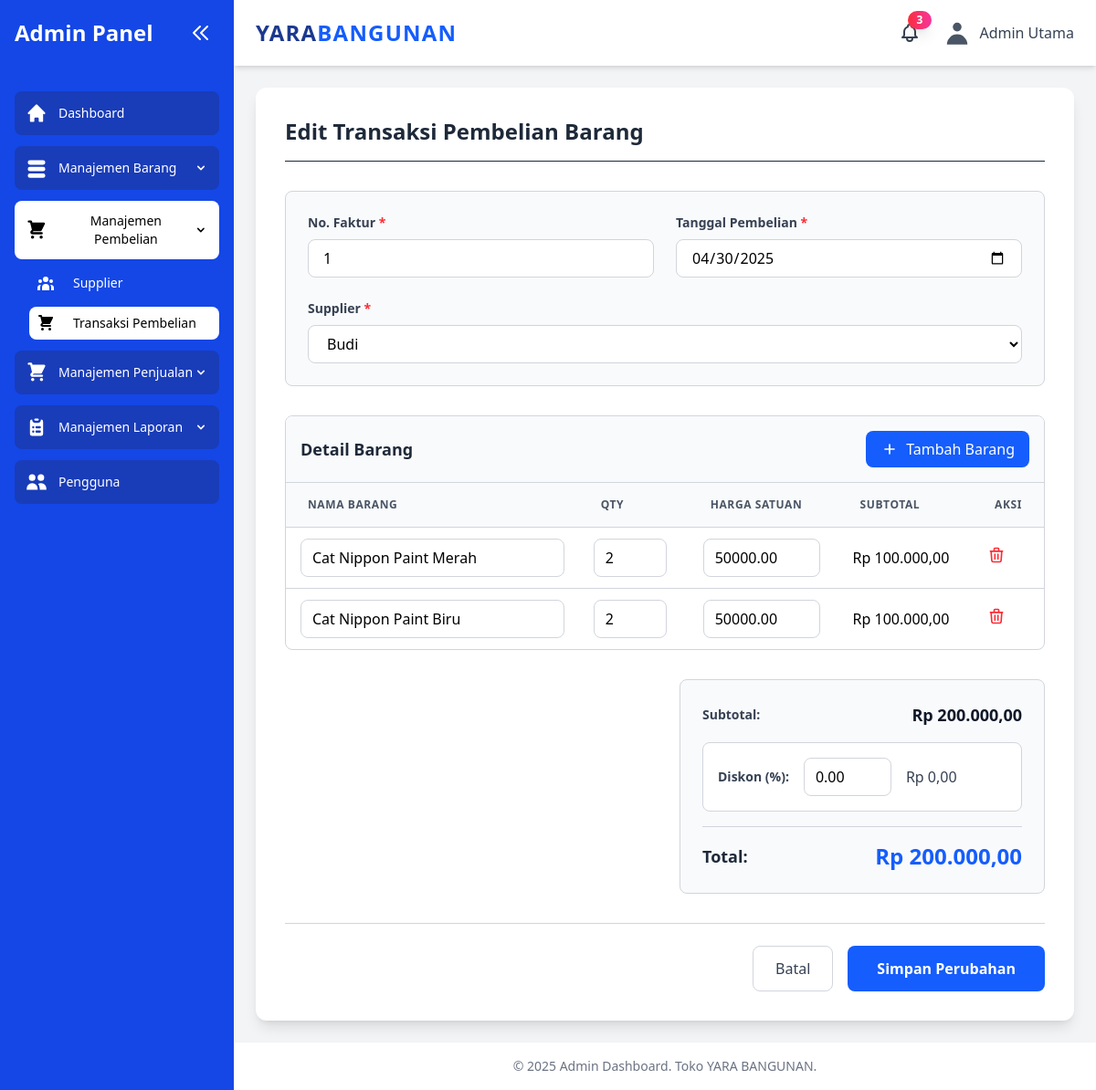
Page /modul/pembelian/edit.php?id=16 (signed in) on the committed database.
### tables this page shows
CREATE TABLE `pembelian` (
  `id_pembelian` int(11) NOT NULL,
  `no_invoice_pembelian` varchar(50) NOT NULL,
  `id_supplier` int(11) DEFAULT NULL,
  `id_pengguna` int(11) DEFAULT NULL,
  `tanggal` date DEFAULT NULL,
  `diskon` decimal(15,2) DEFAULT 0.00,
  `total_bayar` decimal(15,2) DEFAULT 0.00,
  `status_dihapus` tinyint(1) DEFAULT 0
);

CREATE TABLE `pembelian_detail` (
  `id_pembelian_detail` int(11) NOT NULL,
  `id_pembelian` int(11) DEFAULT NULL,
  `id_barang` int(11) DEFAULT NULL,
  `qty` int(11) DEFAULT 0,
  `harga_satuan` decimal(15,2) DEFAULT 0.00,
  `subtotal` decimal(15,2) DEFAULT 0.00,
  `status_dihapus` tinyint(1) DEFAULT 0
);

CREATE TABLE `barang` (
  `id_barang` int(11) NOT NULL,
  `kode_barang` varchar(50) NOT NULL,
  `nama_barang` varchar(100) NOT NULL,
  `kategori_id` int(11) DEFAULT NULL,
  `satuan_id` int(11) DEFAULT NULL,
  `stok` int(11) DEFAULT 0,
  `stok_minimum` int(11) DEFAULT 0,
  `harga_beli` decimal(15,2) DEFAULT 0.00,
  `harga_jual` decimal(15,2) DEFAULT 0.00,
  `deskripsi` text DEFAULT NULL,
  `status_dihapus` tinyint(1) DEFAULT 0
);

### modul/pembelian/edit.php (the view, shortened to what this page needs)
<?php
    include '../../cek_login.php';
?>
<?php include '../../layout/header.php'; ?>
<?php include '../../layout/sidebar.php'; ?>
    <main class="flex-1 p-4 sm:p-6 animate-fade-in">
        <div class="bg-white rounded-xl shadow-lg p-6 sm:p-8">
            <h2 class="text-2xl font-bold text-gray-800 mb-8 border-b pb-4">Edit Transaksi Pembelian Barang</h2>
            <?php
            $id_pembelian = $_GET['id'];
            $query_pembelian = "SELECT * FROM pembelian WHERE id_pembelian = '$id_pembelian'";
            $result_pembelian = mysqli_query($koneksi, $query_pembelian);
            $data_pembelian = mysqli_fetch_assoc($result_pembelian);
            ?>
            <form id="formPembelian" class="space-y-8" method="POST" action="proses_edit.php">
                <div class="grid grid-cols-1 gap-8">
                    <div class="md:col-span-2 bg-gray-50 p-4 sm:p-6 rounded-lg space-y-4 sm:space-y-6 border border-gray-300">
                        <div class="flex flex-col sm:flex-row gap-4 sm:gap-6">
                            <div class="w-full sm:flex-1">
                                <label class="block text-sm font-semibold text-gray-700 mb-2">No. Faktur <span class="text-red-500">*</span></label>
                                <input type="text" id="noFaktur" name="no_invoice_pembelian" value="<?php echo $data_pembelian['no_invoice_pembelian']; ?>" class="mt-1 block w-full rounded-lg border border-gray-300 bg-white px-3 sm:px-4 py-2 focus:border-blue-500 focus:ring-2 focus:ring-blue-200" placeholder="Masukkan No Faktur" required>
                            </div>
                            <div class="w-full sm:flex-1">
                                <label class="block text-sm font-semibold text-gray-700 mb-2">Tanggal Pembelian <span class="text-red-500">*</span></label>
                                <input type="date" id="tanggalPembelian" name="tanggal" value="<?php echo $data_pembelian['tanggal']; ?>" class="mt-1 block w-full rounded-lg border border-gray-300 bg-white px-3 sm:px-4 py-2 focus:border-blue-500 focus:ring-2 focus:ring-blue-200" required>
                            </div>
                        </div>
                        <div class="w-full">
                            <label class="block text-sm font-semibold text-gray-700 mb-2">Supplier <span class="text-red-500">*</span></label>
                            <select id="supplier" name="id_supplier" class="mt-1 block w-full rounded-lg border border-gray-300 bg-white px-3 sm:px-4 py-2 focus:border-blue-500 focus:ring-2 focus:ring-blue-200" required>
                                <?php
                                $query = "SELECT * FROM supplier WHERE status_dihapus = 0";
                                $result = mysqli_query($koneksi, $query);
                                while($row = mysqli_fetch_assoc($result)) {
                                    $selected = ($row['id_supplier'] == $data_pembelian['id_supplier']) ? 'selected' : '';
                                    echo "<option value='".$row['id_supplier']."' ".$selected.">".$row['nama_supplier']."</option>";
                                }
                                ?>
                            </select>
                        </div>
                    </div>
                </div>
                <div class="bg-white rounded-lg border border-gray-300 overflow-hidden">
                    <div class="flex justify-between items-center p-4 bg-gray-50 border-b border-gray-300">
                        <h3 class="text-lg font-semibold text-gray-800">Detail Barang</h3>
                        <button type="button" id="tambahBarang" class="inline-flex items-center px-4 py-2 bg-blue-600 text-white rounded-lg hover:bg-blue-700 transition-colors duration-200 focus:outline-none focus:ring-2 focus:ring-blue-500">
                            <svg class="w-5 h-5 mr-2" fill="none" stroke="currentColor" viewBox="0 0 24 24">
                                <path stroke-linecap="round" stroke-linejoin="round" stroke-width="2" d="M12 6v6m0 0v6m0-6h6m-6 0H6"/>
                            </svg>
                            Tambah Barang
                        </button>
                    </div>
                    <div id="tabelDinamis" class="overflow-x-auto">
                        <table class="w-full">
                            <thead class="bg-gray-50 sticky top-0 z-10">
                                <tr>
                                    <th class="px-6 py-4 text-left text-xs font-semibold text-gray-600 uppercase tracking-wider border-b border-gray-300" style="min-width: 300px; width: 40%">Nama Barang</th>
                                    <th class="px-6 py-4 text-left text-xs font-semibold text-gray-600 uppercase tracking-wider border-b border-gray-300" style="width: 15%">Qty</th>
                                    <th class="px-6 py-4 text-left text-xs font-semibold text-gray-600 uppercase tracking-wider border-b border-gray-300" style="width: 20%">Harga Satuan</th>
                                    <th class="px-6 py-4 text-left text-xs font-semibold text-gray-600 uppercase tracking-wider border-b border-gray-300" style="width: 20%">Subtotal</th>
                                    <th class="px-6 py-4 text-left text-xs font-semibold text-gray-600 uppercase tracking-wider border-b border-gray-300" style="width: 5%">Aksi</th>
                                </tr>
                            </thead>
                            <tbody id="detailBarang" class="divide-y divide-gray-300">
                                <?php
                                $query_detail = "SELECT d.*, b.nama_barang, b.kode_barang FROM pembelian_detail d
                                               JOIN barang b ON d.id_barang = b.id_barang
                                               WHERE d.id_pembelian = '$id_pembelian'
                                               AND d.status_dihapus = 0";
                                $result_detail = mysqli_query($koneksi, $query_detail);
                                $counter = 0;
                                while($row = mysqli_fetch_assoc($result_detail)) {
                                    $counter++;
                                    ?>
                                    <tr id="barang-<?php echo $counter; ?>">
                                        <td class="px-4 py-3" style="min-width: 300px;">
                                            <div class="relative">
                                                <input type="text"
                                                    class="search-barang w-full rounded-lg border border-gray-300 px-3 py-2 focus:border-blue-500 focus:ring-2 focus:ring-blue-200"
                                                    value="<?php echo $row['nama_barang']; ?>"
                                                    onkeypress="searchBarang(event, this, <?php echo $counter; ?>)">
                                            </div>
                                        </td>
                                        <td class="px-4 py-3">
                                            <input type="number" name="barang[<?php echo $counter; ?>][qty]" class="qty w-20 rounded-lg border border-gray-300 px-3 py-2 focus:border-blue-500 focus:ring-2 focus:ring-blue-200" min="1" value="<?php echo $row['qty']; ?>" required onchange="hitungSubtotal(this)">
                                        </td>
                                        <td class="px-4 py-3">
                                            <input type="number" name="barang[<?php echo $counter; ?>][harga_satuan]" class="harga w-32 rounded-lg border border-gray-300 px-3 py-2 focus:border-blue-500 focus:ring-2 focus:ring-blue-200" min="0" step="0.01" value="<?php echo $row['harga_satuan']; ?>" required onchange="hitungSubtotal(this)">
                                        </td>
                                        <td class="px-4 py-3">
                                            <span class="subtotal">Rp <?php echo number_format($row['subtotal'], 2, ',', '.'); ?></span>
                                        </td>
                                        <td class="px-4 py-3">
                                            <button type="button" class="text-red-500 hover:text-red-700" onclick="hapusBarang(<?php echo $counter; ?>)">
                                                <svg class="w-5 h-5" fill="none" stroke="currentColor" viewBox="0 0 24 24">
                                                    <path stroke-linecap="round" stroke-linejoin="round" stroke-width="2" d="M19 7l-.867 12.142A2 2 0 0116.138 21H7.862a2 2 0 01-1.995-1.858L5 7m5 4v6m4-6v6m1-10V4a1 1 0 00-1-1h-4a1 1 0 00-1 1v3M4 7h16" />
                                                </svg>
                                            </button>
                                        </td>
                                    </tr>
                                <?php } ?>
                            </tbody>
                        </table>
                    </div>
                </div>
                <div class="grid grid-cols-1 md:grid-cols-2 gap-8">
                    <div></div>
                    <div class="bg-gray-50 p-6 rounded-lg space-y-4 border border-gray-300">
                        <div class="flex justify-between items-center">
                            <label class="text-sm font-semibold text-gray-700">Subtotal:</label>
                            <span id="subtotal" class="text-lg font-bold text-gray-900">Rp <?php echo number_format($data_pembelian['total_bayar'] / (1 - ($data_pembelian['diskon']/100)), 2, ',', '.'); ?></span>
                        </div>
                        <div class="flex items-center gap-4 bg-white p-4 rounded-lg border border-gray-300">
                            <label class="text-sm font-semibold text-gray-700">Diskon (%):</label>
                            <input type="number" id="diskonPersen" name="diskon" min="0" max="100" class="w-24 rounded-lg border border-gray-300 px-3 py-2 focus:border-blue-500 focus:ring-2 focus:ring-blue-200" value="<?php echo $data_pembelian['diskon']; ?>">
                            <span id="diskonNominal" class="text-gray-700 font-medium"></span>
                        </div>
                        <div class="flex justify-between items-center pt-4 border-t border-gray-300">
                            <label class="text-lg font-semibold text-gray-800">Total:</label>
                            <span id="totalAkhir" class="text-2xl font-bold text-blue-600">Rp <?php echo number_format($data_pembelian['total_bayar'], 2, ',', '.'); ?></span>
                        </div>
                    </div>
                </div>
                <div class="flex justify-end gap-4 pt-6 border-t border-gray-300">
                    <a href="index.php" class="px-6 py-3 border border-gray-300 rounded-lg text-gray-700 font-medium hover:bg-gray-50 transition-colors duration-200">
                        Batal
                    </a>
                    <button type="submit" class="px-8 py-3 bg-blue-600 text-white rounded-lg font-semibold hover:bg-blue-700 transition-colors duration-200 focus:outline-none focus:ring-2 focus:ring-blue-500">
                        Simpan Perubahan
                    </button>
                </div>
            </form>
        </div>
    </main>
<?php include ('../../layout/footer.php'); ?>

### src/style.css (style rules this page uses)
.animate-fade-in { animation: fade-in 0.6s ease-in-out; }

### rows in the picture
pembelian: no_invoice_pembelian "1", tanggal "04/30/2025", diskon "0.00"
pembelian_detail: id_barang.nama_barang "Cat Nippon Paint Merah", qty "2", harga_satuan "50000.00"
pembelian_detail: id_barang.nama_barang "Cat Nippon Paint Biru", qty "2", harga_satuan "50000.00"

### other values in the picture
$total_notifications "3"
$sesi_nama_lengkap_pengguna "Admin Utama"
form field id_supplier "Budi"
